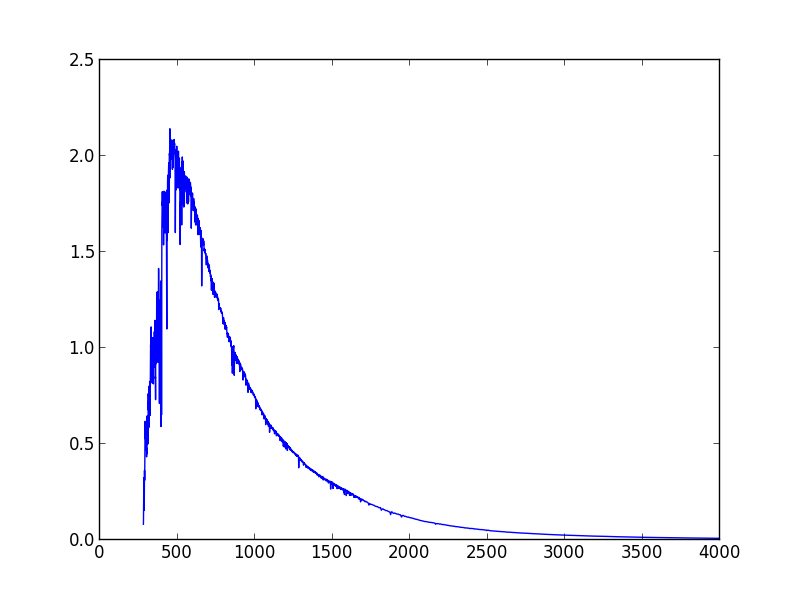

Write Python code to recreate this figure.
from pylab import *
# http://rredc.nrel.gov/solar/spectra/am1.5/
# http://www.krioma.net/pyspec.php

wavelength, etr, globaltilt, direct = loadtxt("ASTMG173.csv", skiprows=2,
        unpack=1, delimiter=',')

print(len(etr))
plot(wavelength[30:], etr[30:])
xlabel("wavelength(nm)")
#savefig("sunspectrum.png")
show()
